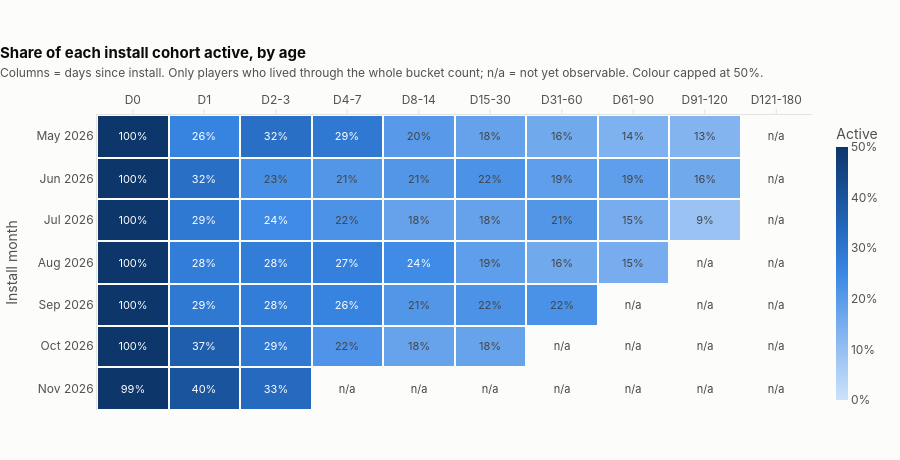

The cell this chart's notebook holds for it:
### Code cell
activity = audit.cohort_activity_matrix(df, df['DATE'].max())
pc.cohort_activity_heatmap(activity, audit.AGE_LABELS).show()

### Figure 1 — Plotly figure (JSON) as saved in the notebook; plotly's stock layout.template omitted (floating-point values rounded to 4 significant figures; data arrays with more than 128 entries replaced by an {"elided": "..."} marker saying what was removed)
{"data": [{"colorbar": {"thickness": 12, "tickformat": ".0%", "title": {"text": "Active"}}, "colorscale": [[0.0, "#cde2fb"], [0.1667, "#9ec5f4"], [0.3333, "#6da7ec"], [0.5, "#3987e5"], [0.6667, "#256abf"], [0.8333, "#184f95"], [1.0, "#0d366b"]], "customdata": {"elided": "7x10x2 mixed values"}, "hoverongaps": false, "hovertemplate": "Cohort %{y}, %{x}<br>Active: %{customdata[1]}<br>Players who lived through this age: %{customdata[0]}<extra></extra>", "text": [["100%", "26%", "32%", "29%", "20%", "18%", "16%", "14%", "13%", "n/a"], ["100%", "32%", "23%", "21%", "21%", "22%", "19%", "19%", "16%", "n/a"], ["100%", "29%", "24%", "22%", "18%", "18%", "21%", "15%", "9%", "n/a"], ["100%", "28%", "28%", "27%", "24%", "19%", "16%", "15%", "n/a", "n/a"], ["100%", "29%", "28%", "26%", "21%", "22%", "22%", "n/a", "n/a", "n/a"], ["100%", "37%", "29%", "22%", "18%", "18%", "n/a", "n/a", "n/a", "n/a"], ["99%", "40%", "33%", "n/a", "n/a", "n/a", "n/a", "n/a", "n/a", "n/a"]], "textfont": {"size": 11}, "texttemplate": "%{text}", "type": "heatmap", "x": ["D0", "D1", "D2-3", "D4-7", "D8-14", "D15-30", "D31-60", "D61-90", "D91-120", "D121-180"], "xgap": 2, "y": ["2026-05", "2026-06", "2026-07", "2026-08", "2026-09", "2026-10", "2026-11"], "ygap": 2, "z": [[1.0, 0.26, 0.32, 0.29, 0.2, 0.18, 0.16, 0.14, 0.13, NaN], [1.0, 0.32, 0.23, 0.21, 0.21, 0.22, 0.19, 0.19, 0.16, NaN], [1.0, 0.29, 0.24, 0.22, 0.18, 0.18, 0.21, 0.15, 0.09091, NaN], [1.0, 0.28, 0.28, 0.27, 0.24, 0.19, 0.16, 0.15, NaN, NaN], [1.0, 0.29, 0.28, 0.26, 0.21, 0.22, 0.2222, NaN, NaN, NaN], [1.0, 0.37, 0.29, 0.2151, 0.1765, 0.1765, NaN, NaN, NaN, NaN], [0.99, 0.4024, 0.3333, NaN, NaN, NaN, NaN, NaN, NaN, NaN]], "zmax": 0.5, "zmin": 0}], "layout": {"font": {"color": "#52514e", "family": "Inter, Segoe UI, Helvetica, Arial, sans-serif", "size": 12}, "height": 460, "hoverlabel": {"bgcolor": "white", "font": {"color": "#0b0b0b", "size": 12}}, "legend": {"orientation": "h", "traceorder": "normal", "x": 0, "xanchor": "left", "y": 1.01, "yanchor": "bottom"}, "margin": {"b": 50, "l": 60, "r": 20, "t": 115}, "paper_bgcolor": "#fcfcfb", "plot_bgcolor": "#fcfcfb", "title": {"font": {"color": "#0b0b0b", "size": 15}, "text": "<b>Share of each install cohort active, by age</b><br><span style='font-size:12px;color:#52514e'>Columns = days since install. Only players who lived through the whole bucket count; n/a = not yet observable. Colour capped at 50%.</span>", "x": 0, "xanchor": "left"}, "xaxis": {"linecolor": "#e4e3df", "showgrid": false, "side": "top", "tickcolor": "#e4e3df", "ticks": "outside"}, "yaxis": {"autorange": "reversed", "gridcolor": "#e4e3df", "linecolor": "#e4e3df", "showgrid": false, "title": {"text": "Install month"}, "zeroline": false}}}
